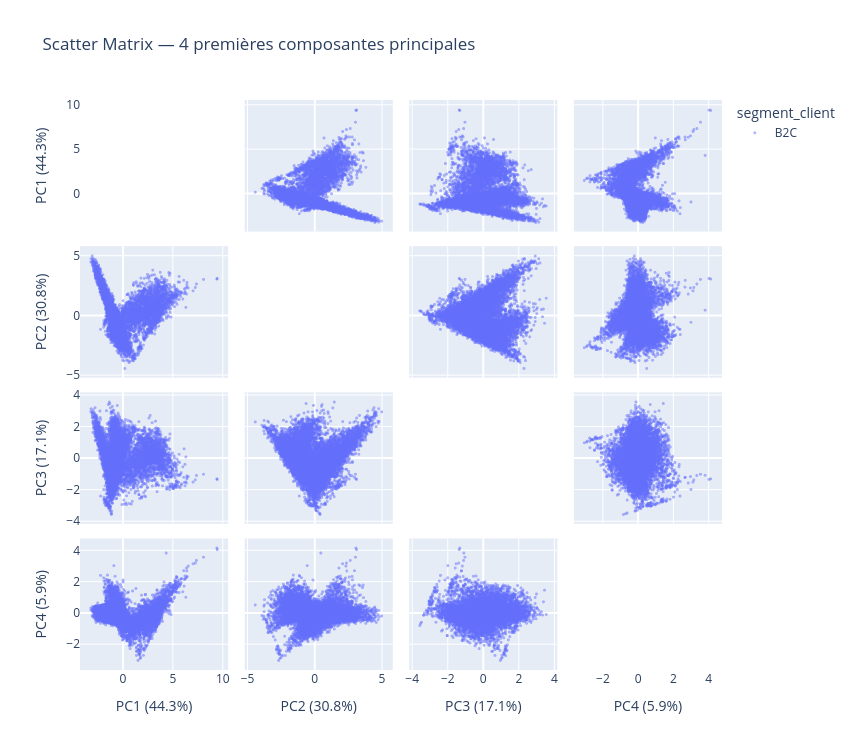

This figure's notebook cell:
### Markdown cell above
## 11. 🔲 Scatter Matrix — Vue d'ensemble de toutes les composantes

Pour avoir une vision globale, on peut afficher toutes les paires de composantes
dans une **scatter matrix**. Pratique pour comparer plusieurs PC d'un coup !

### Code cell
pca_all = PCA(n_components=4)
comp_all = pca_all.fit_transform(X_scaled)

labels_dict = {
    str(i): f"PC{i+1} ({pca_all.explained_variance_ratio_[i]*100:.1f}%)"
    for i in range(4)
}

df_matrix = pd.DataFrame(comp_all, columns=[str(i) for i in range(4)])
df_matrix['segment_client'] = df_plot['segment_client'].values

fig = px.scatter_matrix(
    df_matrix,
    dimensions=[str(i) for i in range(4)],
    color='segment_client',
    labels=labels_dict,
    title='Scatter Matrix — 4 premières composantes principales',
    opacity=0.5,
    width=850, height=750
)
fig.update_traces(diagonal_visible=False, marker=dict(size=3))
fig.show()

print("\n💡 Regardez comment PC1 vs PC2 sépare mieux les segments que PC3 vs PC4.")
print("   C'est normal : PC1 et PC2 concentrent le plus de variance informative.")

### Figure 1 — Plotly figure (JSON) as saved in the notebook; plotly's stock layout.template omitted (floating-point values rounded to 4 significant figures; data arrays with more than 128 entries replaced by an {"elided": "..."} marker saying what was removed)
{"data": [{"diagonal": {"visible": false}, "dimensions": [{"axis": {"matches": true}, "label": "PC1 (44.3%)", "values": {"elided": "8596 float values"}}, {"axis": {"matches": true}, "label": "PC2 (30.8%)", "values": {"elided": "8596 float values"}}, {"axis": {"matches": true}, "label": "PC3 (17.1%)", "values": {"elided": "8596 float values"}}, {"axis": {"matches": true}, "label": "PC4 (5.9%)", "values": {"elided": "8596 float values"}}], "hovertemplate": "segment_client=B2C<br>%{xaxis.title.text}=%{x}<br>%{yaxis.title.text}=%{y}<extra></extra>", "legendgroup": "B2C", "marker": {"color": "#636efa", "opacity": 0.5, "size": 3, "symbol": "circle"}, "name": "B2C", "showlegend": true, "type": "splom"}], "layout": {"dragmode": "select", "height": 750, "legend": {"title": {"text": "segment_client"}, "tracegroupgap": 0}, "title": {"text": "Scatter Matrix — 4 premières composantes principales"}, "width": 850}}
